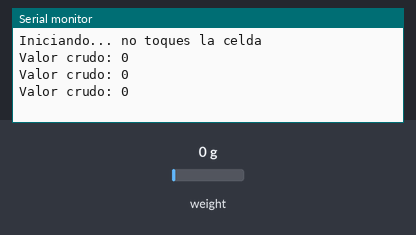
The sketch below on a simulated Arduino Uno, built with avr-gcc and run on an emulated ATmega328P. Shown: the last lines printed to the serial monitor. Inputs (shaded band) come from the test bench; at power-on: weight on the scale 0 g.

Above: at 3.2 s.
3.3 s: weight on the scale set to 100 g
At 3.56 s:
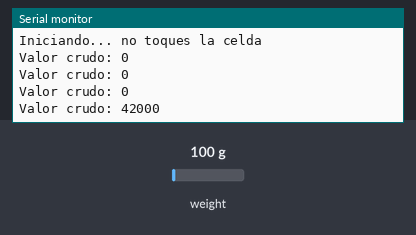
4.8 s: weight on the scale set to 1250 g
At 5.16 s:
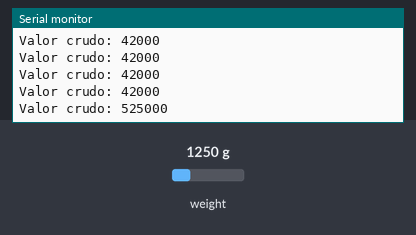
Timing chart, 0 to 7.8 s (numbered marks = the images above; inputs shaded):
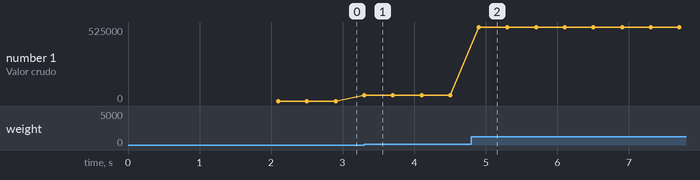

Measured:
- after the input at 3.3 s, the serial monitor: prints a new line at once (image 1)
- after the input at 4.8 s, the serial monitor: prints a new line after 0.10 s (image 2)
- plotted number 1: 0 → 42000 after the input at 3.3 s, 42000 → 525000 after the input at 4.8 s

The sketch:

prueba_hx711_talon.ino
```cpp
#include "HX711.h"

const int DT = 16;
const int SCK_PIN = 17;

HX711 balanza;

void setup() {
  Serial.begin(115200);
  balanza.begin(DT, SCK_PIN);
  Serial.println("Iniciando... no toques la celda");
  delay(2000);
}

void loop() {
  if (balanza.is_ready()) {
    long valor = balanza.read();
    Serial.print("Valor crudo: ");
    Serial.println(valor);
  } else {
    Serial.println("HX711 no responde, revisar DT/SCK/VCC/GND");
  }
  delay(300);
}
```
